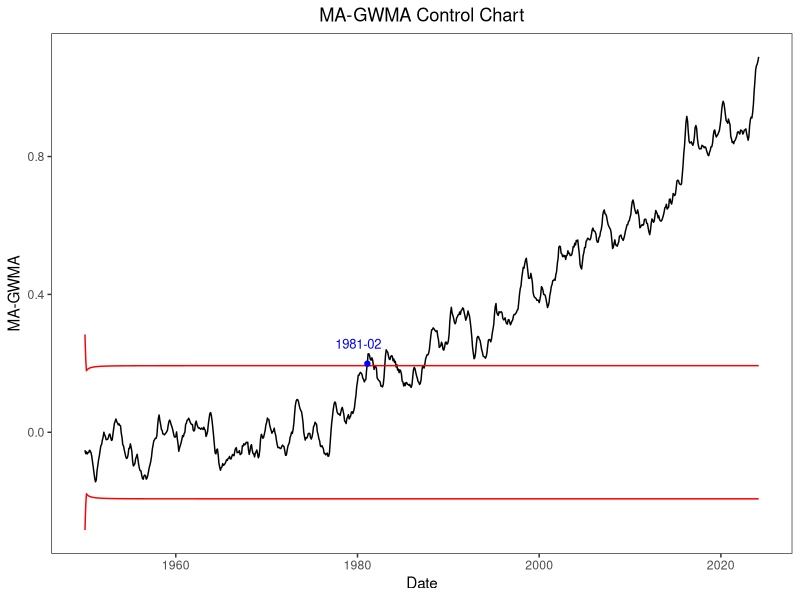

Generate this figure with R:
library(readr)
library(ggplot2)

# Load data
Global <- read_csv("Global.csv")
Global <- Global[841:nrow(Global),]

month_map <- c("Jan" = 1, "Feb" = 2, "Mar" = 3, "Apr" = 4, "May" = 5, "Jun" = 6, 
               "Jul" = 7, "Aug" = 8, "Sep" = 9, "Oct" = 10, "Nov" = 11, "Dec" = 12)

Global$Month <- month_map[Global$Month]
Global$Date <- as.Date(paste(Global$Year, Global$Month, "1", sep = "-"))

x = Global$value
mu = 0
sigma = sd(x)
n = length(x)

# set parameter
q = 0.8
alpha = 0.5
window = 3
L = 3.826

# calculate weight of GWMA
wt = vj = c()
for(i in 1:n){ wt[i] = q^((i-1)^alpha)-q^(i^alpha) }
for(j in 1:n){
  if(j >= window){
    vj[j] = sum(wt[1:j]*wt[1:j])*(sigma^2) / window
  }
  else{
    vj[j] = sum(wt[1:j]*wt[1:j])*(sigma^2) / j 
  }
}

# compute statistic of MA-GWMA , UCL and LCL
ma_gwma = ucl = lcl = y = c()
for(j in 1:n){
  zsum = sum(wt[1:j]*x[j:1]) + mu*(q^(j^alpha))
  y = c(y, zsum)
  if(j < window){
    ma = mean(y[1:j])
  }
  else{
    ma = mean(y[(j-window+1):j])
  }
  ma_gwma[j] = ma
  ucl[j] = mu+L*sqrt(vj[j])
  lcl[j] = mu-L*sqrt(vj[j])
}

# Find the first index that exceeds the control limit
exceed_indices <- which(ma_gwma > ucl)[1]

ma_gwma_df <- data.frame(Date = Global$Date, MA_GWMA = ma_gwma, UCL = ucl, LCL = lcl)

# plot result
ggplot(ma_gwma_df, aes(x = Date)) +
  geom_line(aes(y = MA_GWMA), color = "black") +
  geom_line(aes(y = UCL), color = "red", linetype = "solid") +
  geom_line(aes(y = LCL), color = "red", linetype = "solid") +
  labs(x = "Date", y = "MA-GWMA", title = "MA-GWMA Control Chart") +
  theme_bw() + 
  theme(panel.grid=element_blank())+
  theme(plot.title = element_text(hjust = 0.5))+
  geom_text(data = ma_gwma_df[exceed_indices, ], aes(x = Date, y = MA_GWMA, label = format(Date, "%Y-%m")), vjust = -1.5,hjust=0.7, color = "blue",size = 3.3)+
  geom_point(data = ma_gwma_df[exceed_indices, ], aes(x = Date, y = MA_GWMA), color = "blue", size = 1.5)
